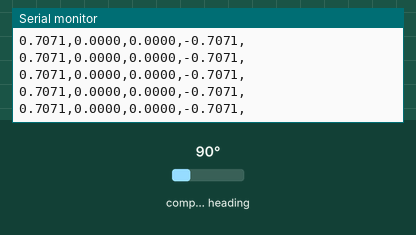
Recording of a sketch running on a simulated Arduino Mega 2560, built with avr-gcc and run on an emulated ATmega2560. Parts: the last lines printed to the serial monitor. The test bench sets the inputs (shaded band); at power-on: compass heading 90°.

Above: at 2.2 s.
2.3 s: compass heading set to 7°
At 3.1 s:
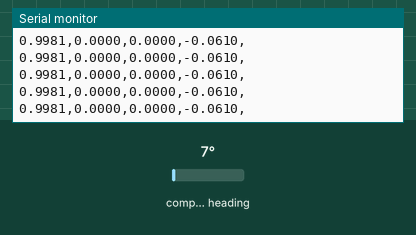
5.3 s: compass heading set to 180°
At 6.4 s:
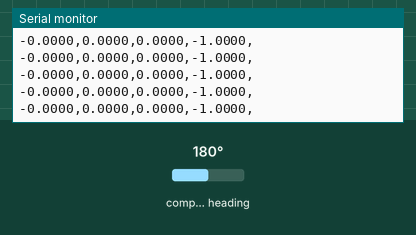
Timing chart, 0 to 8.1 s (numbered marks = the images above; inputs shaded):
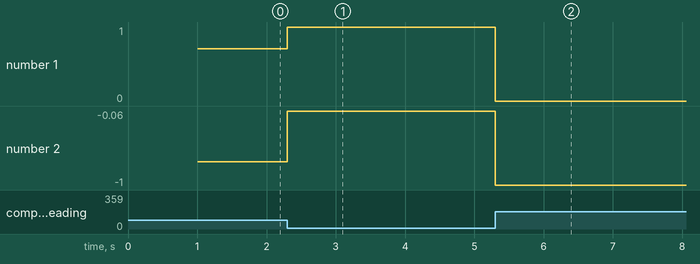

The sketch:

IMU_BNO055_only1.ino
```cpp
#include <Wire.h>
#include <Adafruit_Sensor.h>
#include <Adafruit_BNO055.h>
#include <utility/imumaths.h>

/* Set the delay between fresh samples */
#define BNO055_SAMPLERATE_DELAY_MS (20)

// Check I2C device address and correct line below (by default address is 0x29 or 0x28)
//                                   id, address
Adafruit_BNO055 bno = Adafruit_BNO055(-1, 0x28);// 29 for the MEGA
int count= 0;

int tp=0;
/**************************************************************************/
/*
    Arduino setup function (automatically called at startup)
*/
/**************************************************************************/
void setup(void)
{
  Serial.begin(115200);

  Serial.println("Orientation Sensor Raw Data Test"); Serial.println("");

  /* Initialise the sensor */
if(!bno.begin())
{
    /* There was a problem detecting the BNO055 ... check your connections */
Serial.print("Ooops, no BNO055 detected ... Check your wiring or I2C ADDR!");
 while(1);
}

 delay(1000);


  /* Display the current temperature
  int8_t temp = bno.getTemp();
  Serial.print("Current Temperature: ");
  Serial.print(temp);
  Serial.println(" C");
  Serial.println("");
*/

//Calibration for the bno
/*
adafruit_bno055_offsets_t calibData;
calibData.accel_offset_x = 9;
calibData.accel_offset_y = -51;
calibData.accel_offset_z = -26;
calibData.gyro_offset_x =-1;
calibData.gyro_offset_y =-1;
calibData.gyro_offset_z =-1;
calibData.mag_offset_x =-4;
calibData.mag_offset_y =186;
calibData.mag_offset_z =75;
calibData.accel_radius =1000;
calibData.mag_radius = 821;
bno.setSensorOffsets(calibData);
*/

adafruit_bno055_offsets_t calibData;
calibData.accel_offset_x = 5;
calibData.accel_offset_y = -38;
calibData.accel_offset_z = -43;
calibData.gyro_offset_x =-1;
calibData.gyro_offset_y =-2;
calibData.gyro_offset_z =0;
calibData.mag_offset_x =-52;
calibData.mag_offset_y =161;
calibData.mag_offset_z =-239;
calibData.accel_radius =1000;
calibData.mag_radius = 740;
bno.setSensorOffsets(calibData);

//Accelerometer: 5 -38 -43   14th Dec Data
//Gyro: -1 -2 0
//Mag: -52 161 -239
//Accel Radius: 1000


/*
adafruit_bno055_offsets_t calibData2;
calibData2.accel_offset_x = 1;
calibData2.accel_offset_y = -54;
calibData2.accel_offset_z = -13;
calibData2.gyro_offset_x =10;
calibData2.gyro_offset_y =-1;
calibData2.gyro_offset_z =0;
calibData2.mag_offset_x =-391;
calibData2.mag_offset_y =37;
calibData2.mag_offset_z =158;
calibData2.accel_radius =1000;
calibData2.mag_radius = 549;
bno2.setSensorOffsets(calibData2);
*/


//Accelerometer: -29 -38 -45
//Gyro: -1 -1 0
//Mag: -844 -583 2951
//Accel Radius: 1000
//Mag Radius: 656


  Serial.println("Calibration status values: 0=uncalibrated, 3=fully calibrated");

/*
  /* Display calibration status for each sensor. */
  uint8_t system, gyro, accel, mag = 0;
  bno.getCalibration(&system, &gyro, &accel, &mag);
  Serial.print("CALIBRATION: Sys=");
  Serial.print(system, DEC);
  Serial.print(" Gyro=");
  Serial.print(gyro, DEC);
  Serial.print(" Accel=");
  Serial.print(accel, DEC);
  Serial.print(" Mag=");
  Serial.println(mag, DEC);


  bno.setExtCrystalUse(true);


}

/**************************************************************************/
/*
    Arduino loop function, called once 'setup' is complete (your own code
    should go here)
*/
/**************************************************************************/
void loop(void)
{

  // Possible vector values can be:
  // - VECTOR_ACCELEROMETER - m/s^2
  // - VECTOR_MAGNETOMETER  - uT
  // - VECTOR_GYROSCOPE     - rad/s
  // - VECTOR_EULER         - degrees
  // - VECTOR_LINEARACCEL   - m/s^2
  // - VECTOR_GRAVITY       - m/s^2
//  imu::Vector<3> euler = bno.getVector(Adafruit_BNO055::VECTOR_EULER);
 // imu::Vector<3> euler2 = bno2.getVector(Adafruit_BNO055::VECTOR_EULER);

  /* Display the floating point data */
  /*
  Serial.print("X: ");
  Serial.print(euler.x());
  Serial.print(" Y: ");
  Serial.print(euler.y());
  Serial.print(" Z: ");
  Serial.print(euler.z());
  Serial.print("\t\t");
*/


  // Quaternion data
  imu::Quaternion quat = bno.getQuat();

  //Serial.print(millis());
  //Serial.print(",");
 // Serial.print("qWT: ");
  Serial.print(quat.w(), 4);
  Serial.print(",");
  Serial.print(quat.x(), 4);
  Serial.print(",");
  Serial.print(quat.y(), 4);
  Serial.print(",");
  Serial.print(quat.z(), 4);
  Serial.println(",");


/*
  if(count !=10){
  //delay(2);
  }
  else{
    //delay(1);
    count = 0;
  }

  count++;
  */
}
```

Measured:
- after the input at 2.3 s, the serial monitor: prints a new line at once (image 1)
- after the input at 5.3 s, the serial monitor: prints a new line at once (image 2)
- plotted number 1: 0.71 → 1 after the input at 2.3 s
- plotted number 2: -0.71 → -0.06 after the input at 2.3 s, -0.06 → -1 after the input at 5.3 s
